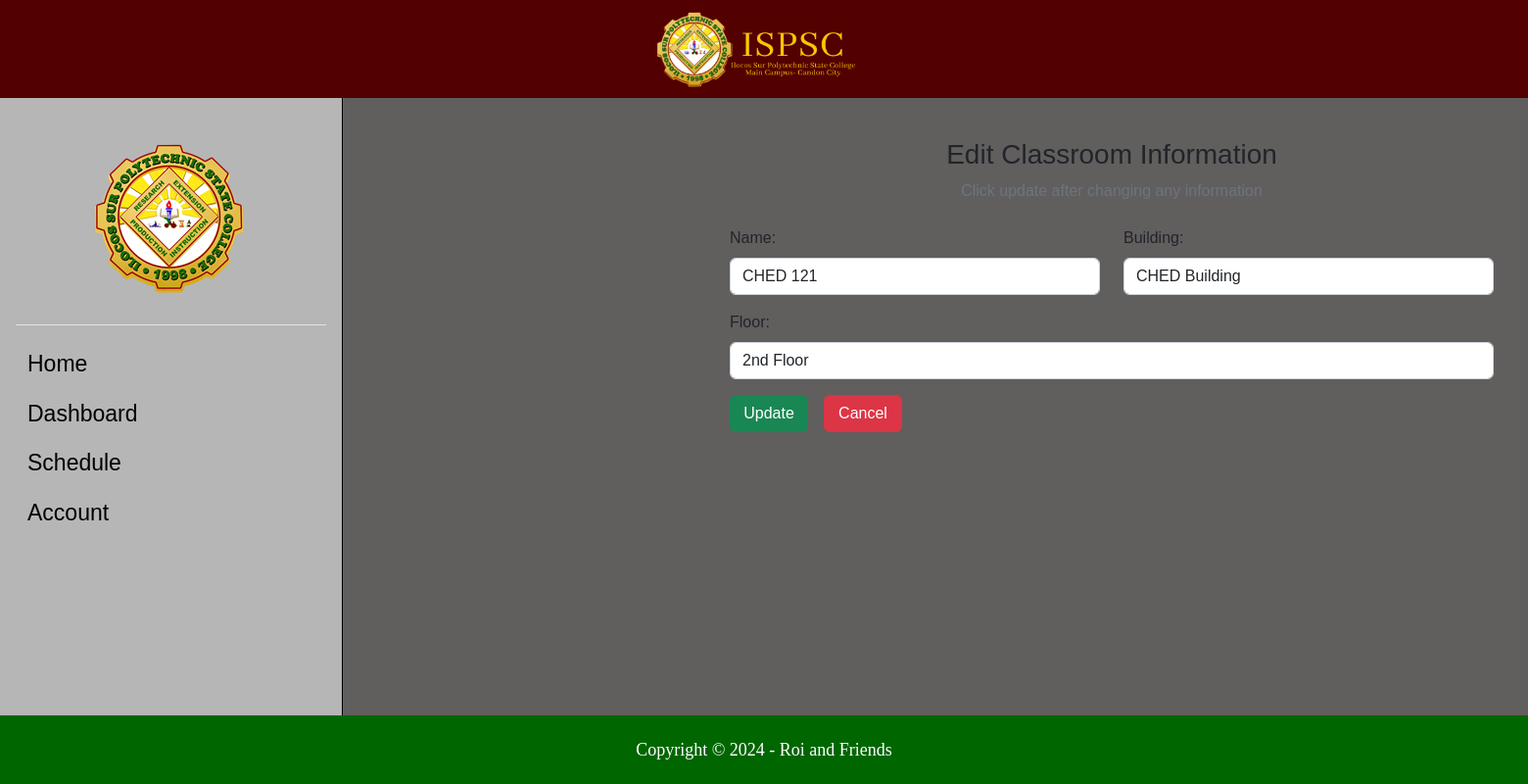
Page /SMS2/Codes/edit_croom.php?id=1 on the committed database.
### tables this page shows
CREATE TABLE `classroom` (
  `cr_ID` int(11) NOT NULL,
  `cr_Name` varchar(50) NOT NULL,
  `cr_Building` varchar(50) NOT NULL,
  `cr_Floor` varchar(50) NOT NULL
);

### SMS2/Codes/edit_croom.php (the view, shortened to what this page needs)
<?php
include "db_conn.php";
$id = $_GET["id"];
?>
<!DOCTYPE html>
<html lang="en">
<head>
    <link href="https://cdn.jsdelivr.net/npm/bootstrap@5.2.3/dist/css/bootstrap.min.css" rel="stylesheet"
>
    <link rel="stylesheet" href="https://cdnjs.cloudflare.com/ajax/libs/font-awesome/6.4.0/css/all.min.css"
 />
    <link rel="stylesheet" href="style.css">
</head>
<body>
    <div>
        <header>
            <a class="nav-link active" aria-current="page" href="home.php">
                <img src="Pictures/ispsc_logo2.png" alt="">
            </a>
        </header>
        <div class="mid-content">
            <section>
                <div class="sidebar flex-shrink-0 p-3">
                    <div class="logo">
                        <a href="home.php">
                            <img src="Pictures/ispsc_logo.png" alt="">
                        </a>
                    </div>
                    <ul class="list-unstyled ps-0">
                        <li class="border-top my-3"></li>
                        <li class="mb-1">
                            <button
                                class="sidenav btn btn-toggle d-inline-flex align-items-center rounded border-0 collapsed">
                                <a class="ahome" href="home.php">Home</a>
                            </button>
                        </li>
                        <li class="mb-1">
                            <button
                                class="sidenav btn btn-toggle d-inline-flex align-items-center rounded border-0 collapsed"
                                data-bs-toggle="collapse" data-bs-target="#dashboard-collapse" aria-expanded="false">
                                Dashboard
                            </button>
                        </li>
                        <li class="mb-1">
                            <button
                                class="sidenav btn btn-toggle d-inline-flex align-items-center rounded border-0 collapsed"
                                data-bs-toggle="collapse" data-bs-target="#orders-collapse" aria-expanded="false">
                                Schedule
                            </button>
                        </li>
                        <li class="mb-1">
                            <button
                                class="sidenav btn btn-toggle d-inline-flex align-items-center rounded border-0 collapsed"
                                data-bs-toggle="collapse" data-bs-target="#account-collapse" aria-expanded="false">
                                Account
                            </button>
                        </li>
                    </ul>
                </div>
                <div class="list-container">
                <div class="text-center mb-4">
                    <h3>Edit Classroom Information</h3>
                    <p class="text-muted">Click update after changing any information</p>
                </div>
                <?php
                $sql = "SELECT * FROM `classroom` WHERE cr_ID = $id";
                $result = mysqli_query($conn, $sql);
                $row = mysqli_fetch_assoc($result);
                ?>
                <div class="container d-flex justify-content-center">
                    <form action="" method="post" style="width:50vw; min-width:300px;">
                        <div class="row mb-3">
                            <div class="col">
                                <label class="form-label">Name:</label>
                                <input type="text" class="form-control" name="cr_Name"
                                    value="<?php echo $row['cr_Name'] ?>">
                            </div>
                            <div class="col">
                                <label class="form-label">Building:</label>
                                <input type="text" class="form-control" name="cr_Building"
                                    value="<?php echo $row['cr_Building'] ?>">
                            </div>
                        </div>
                        <div class="mb-3">
                            <label class="form-label">Floor:</label>
                            <input type="text" class="form-control" name="cr_Floor" value="<?php echo $row['cr_Floor'] ?>">
                        </div>
                        <div class="addbtn">
                            <button type="submit" class="savebtn btn btn-success" name="submit">Update</button>
                            <a href="classroom.php" class="btn btn-danger">Cancel</a>
                        </div>
                    </form>
                </div>
                </div>
            </section>
        </div>
        <footer>
            <p>Copyright © 2024 - Roi and Friends</p>
        </footer>
    </div>
</body>
</html>

### SMS2/Codes/style.css (style rules this page uses)
* { margin: 0; padding: 0; font-family: Arial, Helvetica, sans-serif; text-decoration: none; box-sizing: border-box; }
body { background-color: aquamarine; background-size: cover; display: flex; }
.btn { display: flex; justify-content: center; }
.mid-content { margin-top: 6.2rem; height: 82.2vh; }
.mid-content section { display: flex; flex-direction: row; }
.sidebar .logo { margin: 2rem 5rem; }
.sidebar { background-color: #b6b6b6; box-shadow: 0 0px 0px rgba(0, 0, 0, 0.288); height: 82.2vh; margin-bottom: 4px; width: 350px; min-width: 100px; border-right: 1px solid black; }
.sidebar button { font-weight: 500; font-size: 23px; color: black; }
.sidebar .sidenav { font-weight: 500; font-size: 23px; color: black; }
.sidebar .sidenav a { font-size: 23px; }
.sidebar a { font-weight: 400; font-size: 18px; text-decoration: none; color: black; }
.mid-content, .main-container { background-color: #615e5e; width: 1920px; }
.mid-content, .list-container { background-color: #615e5e; width: 1920px; }
.list-container { margin-top: -3rem; padding: 90px; }
.list-container a { width: 150px; margin-bottom: 1rem; }
.list-container .addbtn { display: flex; }
.list-container .addbtn a { margin-left: 1rem; width: 80px; }
.list-container .addbtn .savebtn { width: 80px; height: 38px; }
header { background-color: #520000; width: 100%; height: 100px; position: absolute; display: flex; justify-content: center; }
header img { height: 130px; margin-top: -0.5rem; }
footer { display: flex; justify-content: center; align-items: center; width: 100%; height: 70px; background-color: #006600; position: absolute; bottom: 0; left: 0; right: 0; }
footer p { color: #fff; margin: 0; font-family: 'Calibri'; font-size: 18px; }

### rows in the picture
classroom: cr_Name "CHED 121", cr_Building "CHED Building", cr_Floor "2nd Floor"
